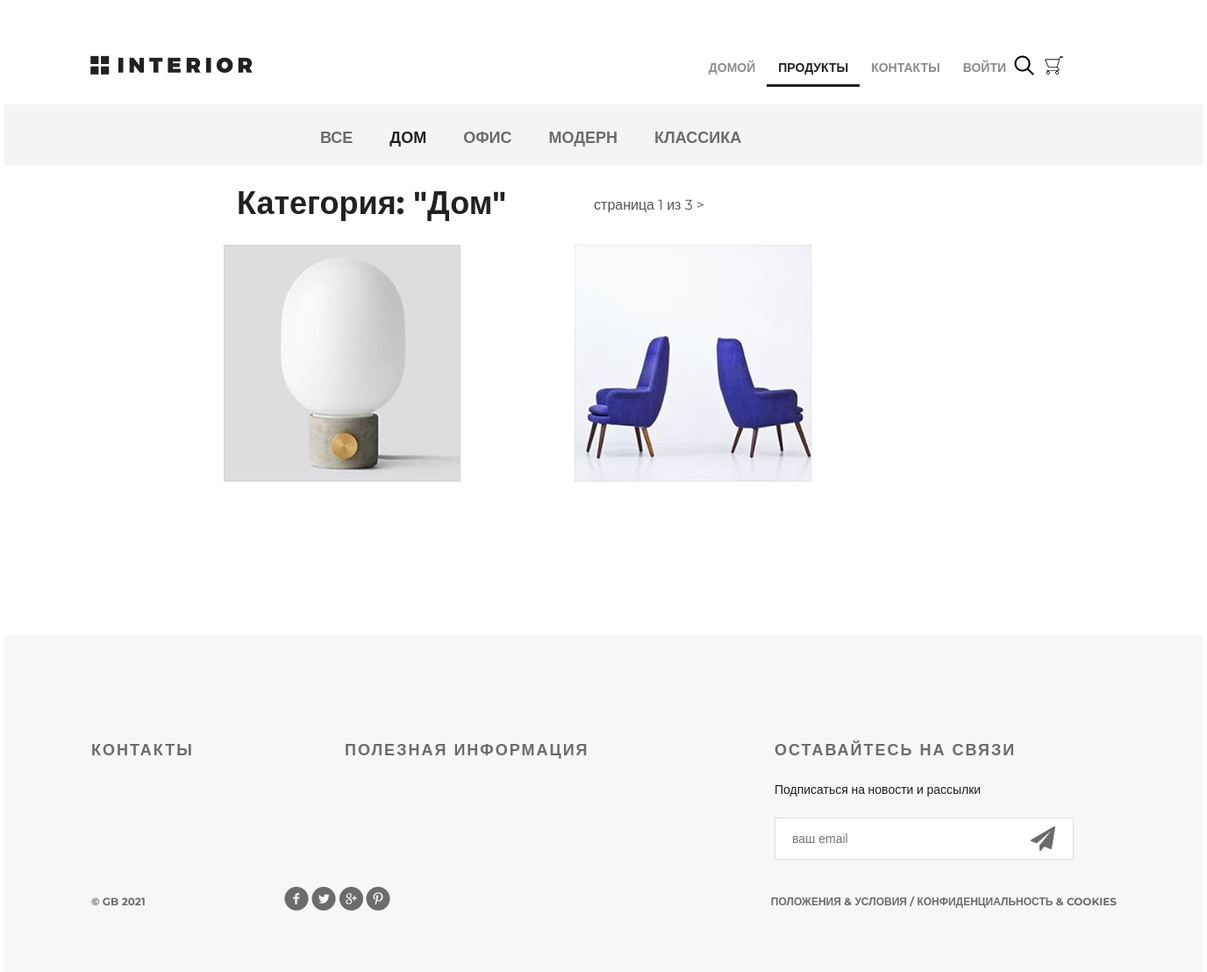
Page /products/category/1/ on the committed database.
### mainapp/models.py (models this page shows, shortened)
class ProductCategory(models.Model):
    name = models.CharField(verbose_name='название категории', max_length=64, unique=True)
    description = models.TextField(verbose_name='описание категории', blank=True)
    is_active = models.BooleanField(verbose_name='категория активна', default=True)

class Product(models.Model):
    category = models.ForeignKey(ProductCategory, on_delete=models.CASCADE)
    name = models.CharField(verbose_name='имя продукта', max_length=128)
    image = models.ImageField(upload_to='products_images', blank=True)
    short_desc = models.CharField(verbose_name='краткое описание продукта', max_length=60, blank=True)
    description = models.TextField(verbose_name='описание продукта', blank=True)
    price = models.DecimalField(verbose_name='цена продукта', max_digits=8, decimal_places=2, default=0)
    quantity = models.PositiveIntegerField(verbose_name='количество на складе', default=0)
    is_active = models.BooleanField(verbose_name='категория активна', default=True)

### mainapp/views.py (the view, shortened to what this page needs)
# urls.py: re_path(r'^products/create/category/(?P<pk>\d+)/$', adminapp.product_create, name='product_create'),
def products(request, pk=None, page=1):
    title = 'продукты'
    links_menu = ProductCategory.objects.filter(is_active=True)
    basket = get_basket(request.user)
    if pk:
        if pk == '0':
            category = {
                'pk': 0,
                'name': 'все'
            }
            products = Product.objects.filter(is_active=True, category__is_active=True).order_by('price')
        else:
            category = get_object_or_404(ProductCategory, pk=pk)
            products = Product.objects.filter(category__pk=pk, is_active=True, category__is_active=True).order_by('price')
        paginator = Paginator(products, 2)
        try:
            products_paginator = paginator.page(page)
        except PageNotAnInteger:
            products_paginator = paginator.page(1)
        except EmptyPage:
            products_paginator = paginator.page(paginator.num_pages)
        content = {
            'title': title,
            'links_menu': links_menu,
            'category': category,
            'products': products_paginator,
            'basket': basket,
        }
        return render(request, 'mainapp/products_list.html', content)

### mainapp/views.py (called while the page is built)
def get_basket(user):
    if user.is_authenticated:
        return Basket.objects.filter(user=user)
    else:
        return []

### mainapp/templates/mainapp/products_list.html (shortened to what this page needs)
{% extends 'mainapp/base.html' %}
{% load static %}
{% block content %}
    <div class="details">
        <div class="links clearfix">
            {% include 'mainapp/includes/inc_categories_menu.html' %}
        </div>
        <div class="products_list">
            <div class="title clearfix">
                <h2>Категория: "{{ category.name|title }}"</h2>
                <div class="paginator">
                    <span class="current">
                    страница {{ products.number }} из {{ products.paginator.num_pages }}
                    </span>
                    {% if products.has_next %}
                        <a href="{% url 'products:page' category.pk products.next_page_number %}">></a>
                    {% endif %}
                </div>
            </div>
            <div class="category-products clearfix">
                {% for product in products %}
                    <div class="block">
                        <a href="{% url 'products:product' product.pk %}">
                            <img src="/media/{{ product.image }}" alt="{{ product.short_desc }}">
                        </a>
                    </div>
                {% endfor %}
            </div>
        </div>
    </div>
    <div class="clr"></div>
{% endblock %}

### mainapp/templates/mainapp/includes/inc_categories_menu.html
<ul class="links-menu">
    <li>
        <a href="{% url 'products:category' 0 %}" class="{% if request.resolver_match.kwargs.pk == '0' %}active{% endif %}">
            все
        </a>
    </li>
    {% for link in links_menu %}
        <li>
            <a href="{% url 'products:category' link.pk %}" class="{% if request.resolver_match.kwargs.pk|add:'0' == link.pk %}active{% endif %}">
                {{ link.name }}
            </a>
        </li>
    {% endfor %}
</ul>

### static/css/style.css (style rules this page uses)
* { margin: 0; padding: 0; }
body { font-family: 'Montserrat', sans-serif; }
html, body { height: 100%; }
.products_list { margin-left: 250px; }
.products_list a { color: #555; text-decoration: none; }
.products_list .title { margin: 20px auto; height: 50px; float: none; }
.products_list .title h2 { margin-top: 0; float: left; }
.products_list .title .paginator { display: block; position: relative; left: 75px; top: 15px; margin-left: 25px; color: #555; float: left; }
.paginator a, .paginator a:visited { color: #555; text-decoration: none; }
.category-products { margin-bottom: 75px; }
.category-products .block a img { float: left; }
.category-products .block { float: left; margin-right: 30px; display: block; height: 370px; width: 370px; position: relative; }
.clr { height: 384px; }
.clearfix:after { content: ""; display: block; clear: both; }
.title { height: 152px; margin-right: 15px; }
.title h2 { float: left; margin-top: 118px; color: #212121; font-size: 36px; font-weight: 700; text-align: left; margin-left: 15px; }
.links { height: 70px; background-color: #f4f4f4; position: relative; padding-left: 360px; }
.links-menu { margin: 27px auto 0px; position: absolute; }
.links-menu li { float: left; list-style-type: none; padding-right: 42px; }
.links-menu li a { text-decoration: none; color: #6c6c6c; font-size: 18px; font-weight: 700; text-transform: uppercase; }
.links-menu .active { color: #212121; font-size: 18px; font-weight: 700; }

### rows in the picture
ProductCategory: name "ДОМ", name "Дом"
ProductCategory: name "ОФИС"
ProductCategory: name "МОДЕРН"
ProductCategory: name "КЛАССИКА"
Product: image (picture)
Product: image (picture)

### other values in the picture
{{ products.number }} "1"
{{ products.paginator.num_pages }} "3"
